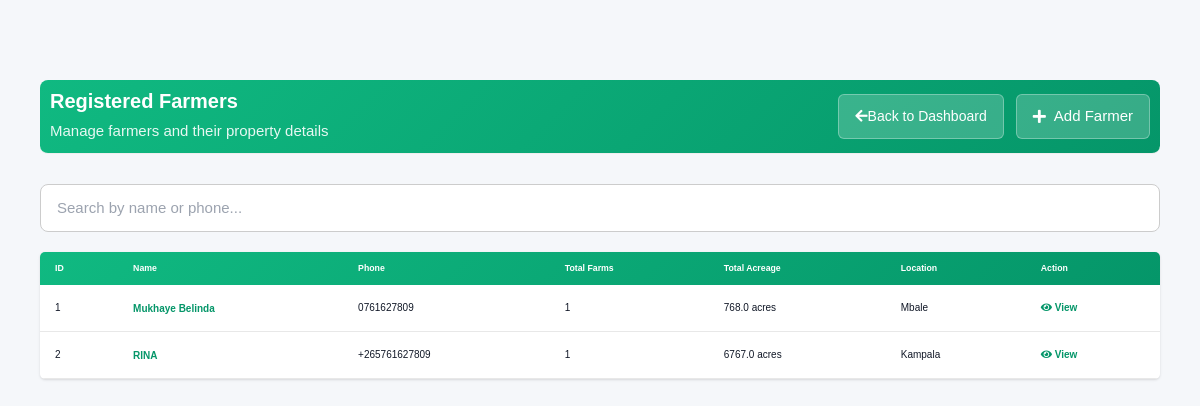
/farmer/, run on an earlier commit of the app's database.
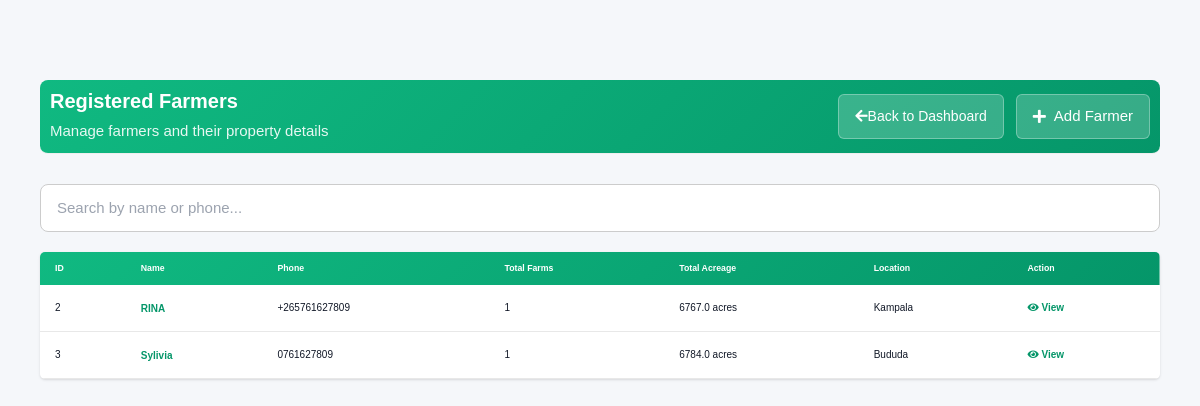
And on a later commit of the database.
### farmcore/models.py (models this page shows, shortened)
class Farmer(models.Model):
    name = models.CharField(max_length=255,blank=False, null=False, default="")
    phone = models.CharField(max_length=15, unique=True, blank=False, null=False)
    def total_farms(self):
        return self.farms.count()
    def total_acreage(self):
        return sum(farm.size_in_acres for farm in self.farms.all())

class Farm(models.Model):
    farmer = models.ForeignKey( Farmer, on_delete=models.CASCADE, related_name='farms')
    name = models.CharField( max_length=255, blank=False, null=False)
    size_in_acres = models.FloatField(max_length=100, blank=False, null=False)
    location = models.CharField( max_length=255,
        blank=False, null=False )

### farmcore/views.py (the view)
# urls.py: path('farmer/', views.farmers, name='farmer'),
def farmers(request):
    search_query = request.GET.get('search', '')
    farmers = Farmer.objects.all()
    if search_query:
        farmers = farmers.filter(
            Q(name__icontains=search_query) |
            Q(id__icontains=search_query) |
            Q(phone__icontains=search_query)
        )
    context = {
        'farmers': farmers,
        'search_query': search_query,
    }
    return render(request, 'farmer.html', context)

### farmcore/templates/farmer.html (shortened to what the changed rows need)
{% load static %}
<!DOCTYPE html>
<html lang="en">
<head>
<link rel="stylesheet" href="https://cdnjs.cloudflare.com/ajax/libs/twitter-bootstrap/3.3.7/css/bootstrap.min.css">
<link rel="stylesheet" href="https://cdnjs.cloudflare.com/ajax/libs/font-awesome/5.15.4/css/all.min.css">
<script src="https://cdn.tailwindcss.com"></script>
<link rel="stylesheet" href="/static/css/style.css">
</head>
<body>
<div class="farmers-container">
    <div class="page-header">
        <div class="page-header-content">
            <h2>Registered Farmers</h2>
        </div>
    </div>
    {% if farmers %}
    <div class="bg-white rounded-lg shadow overflow-hidden">
        <table class="min-w-full">
            <thead style="background: linear-gradient(135deg, #10b981 0%, #059669 100%); color: white;">
                <tr>
                    <th class="px-6 py-4 text-left font-bold text-sm"> ID</th>
                    <th class="px-6 py-4 text-left font-bold text-sm">Name</th>
                    <th class="px-6 py-4 text-left font-bold text-sm">Phone</th>
                    <th class="px-6 py-4 text-left font-bold text-sm">Total Farms</th>
                    <th class="px-6 py-4 text-left font-bold text-sm">Total Acreage</th>
                    <th class="px-6 py-4 text-left font-bold text-sm">Location</th>
                    <th class="px-6 py-4 text-left font-bold text-sm">Action</th>
                </tr>
            </thead>
            <tbody>
                {% for farmer in farmers %}
                <tr style="border-bottom: 1px solid #e8e8e8; transition: all 0.2s;" onmouseover="this.style.backgroundColor='#f0fdf4'; this.style.boxShadow='0 2px 8px rgba(16, 185, 129, 0.1)';" onmouseout="this.style.backgroundColor='white'; this.style.boxShadow='none';">
                    <td class="px-6 py-5 whitespace-nowrap">
                        <div class="text-base font-medium text-gray-900">{{ farmer.id }}</div>
                    </td>
                    <td class="px-6 py-5 whitespace-nowrap">
                        <a href="{% url 'farmer_details' farmer.id %}" class="text-base font-semibold text-emerald-600 hover:text-emerald-900">
                            {{ farmer.name }}
                        </a>
                    </td>
                    <td class="px-6 py-5 whitespace-nowrap">
                        <div class="text-base font-medium text-gray-900">{{ farmer.phone }}</div>
                    </td>
                    <td class="px-6 py-5 whitespace-nowrap">
                        <div class="text-base font-medium text-gray-900">{{ farmer.total_farms }}</div>
                    </td>
                    <td class="px-6 py-5 whitespace-nowrap">
                        <div class="text-base font-medium text-gray-900">{{ farmer.total_acreage }} acres</div>
                    </td>
                    <td class="px-6 py-5 whitespace-nowrap">
                        <div class="text-base font-medium text-gray-900">{% if farmer.farms.first %}{{ farmer.farms.first.location }}{% else %}<span class="text-gray-400">No location</span>{% endif %}</div>
                    </td>
                    <td class="px-6 py-5 whitespace-nowrap text-base font-medium">
                        <a href="{% url 'farmer_details' farmer.id %}" class="text-emerald-600 hover:text-emerald-900 font-semibold" title="View Details">
                            <i class="fas fa-eye"></i> View
                        </a>
                    </td>
                </tr>
                {% endfor %}
            </tbody>
        </table>
    </div>
    {% endif %}
</div>
</body>
</html>

What changed in the data, as far as the page shows it:
removed Farmer: id "1", name "Mukhaye Belinda", phone "0761627809", total_farms "1", total_acreage "768.0", farms.first.location "Mbale"
added Farmer: id "3", name "Sylivia", phone "0761627809", total_farms "1", total_acreage "6784.0", farms.first.location "Bududa"
